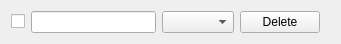
<?xml version="1.0" encoding="UTF-8"?>
<ui version="4.0">
 <class>Form_checkin_element_template</class>
 <widget class="QWidget" name="Form_checkin_element_template">
  <property name="geometry">
   <rect>
    <x>0</x>
    <y>0</y>
    <width>341</width>
    <height>42</height>
   </rect>
  </property>
  <property name="windowTitle">
   <string>Form</string>
  </property>
  <layout class="QVBoxLayout" name="verticalLayout">
   <item>
    <widget class="QWidget" name="widget_checkBox_with_lineEdit_element" native="true">
     <property name="sizePolicy">
      <sizepolicy hsizetype="Minimum" vsizetype="Fixed">
       <horstretch>0</horstretch>
       <verstretch>0</verstretch>
      </sizepolicy>
     </property>
     <layout class="QHBoxLayout" name="horizontalLayout_4" stretch="0,1,0,0">
      <property name="leftMargin">
       <number>0</number>
      </property>
      <property name="topMargin">
       <number>0</number>
      </property>
      <property name="rightMargin">
       <number>10</number>
      </property>
      <property name="bottomMargin">
       <number>0</number>
      </property>
      <item>
       <widget class="QCheckBox" name="checkBox_custom_entry_element">
        <property name="text">
         <string/>
        </property>
       </widget>
      </item>
      <item>
       <widget class="QLineEdit" name="lineEdit_custom_entry_element_name">
        <property name="sizePolicy">
         <sizepolicy hsizetype="Minimum" vsizetype="Fixed">
          <horstretch>0</horstretch>
          <verstretch>0</verstretch>
         </sizepolicy>
        </property>
        <property name="toolTip">
         <string>&lt;html&gt;&lt;head/&gt;&lt;body&gt;&lt;p&gt;&lt;br/&gt;&lt;/p&gt;&lt;/body&gt;&lt;/html&gt;</string>
        </property>
        <property name="whatsThis">
         <string>&lt;html&gt;&lt;head/&gt;&lt;body&gt;&lt;p&gt;&lt;br/&gt;&lt;/p&gt;&lt;/body&gt;&lt;/html&gt;</string>
        </property>
        <property name="text">
         <string/>
        </property>
       </widget>
      </item>
      <item>
       <widget class="QComboBox" name="comboBox_custom_entry_element_input_type"/>
      </item>
      <item>
       <widget class="QPushButton" name="pushButton_delete_element">
        <property name="text">
         <string>Delete</string>
        </property>
       </widget>
      </item>
     </layout>
    </widget>
   </item>
  </layout>
 </widget>
 <resources/>
 <connections/>
</ui>
